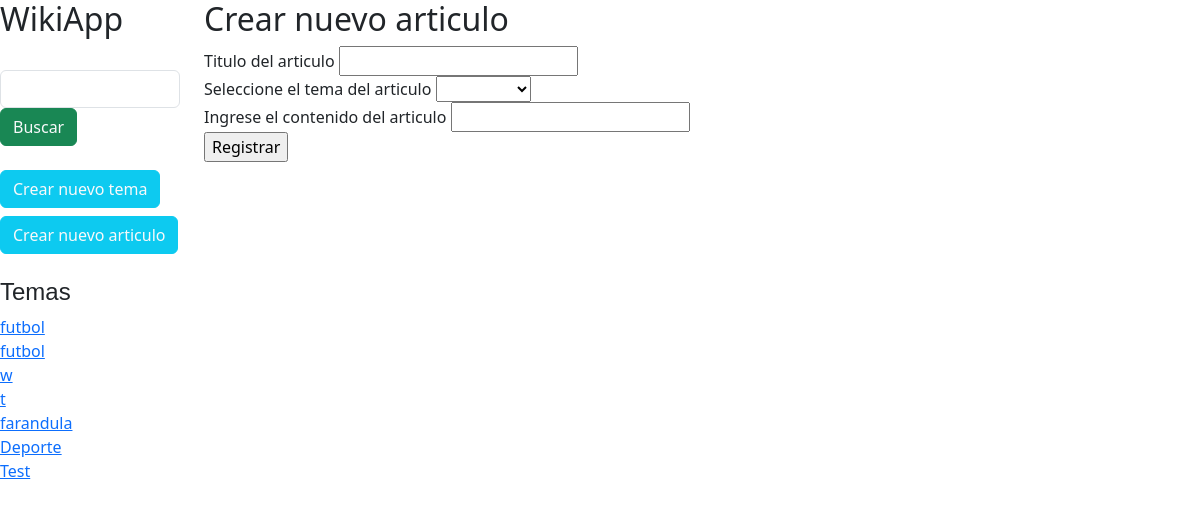
Screenshot of /nuevoArticulo with the database file from the repository.
### vistaPrincipal/models.py (models this page shows)
class tema(models.Model):
    nombreTema = models.CharField(max_length=128, null=True, blank=True)
    descripcionTema = models.CharField(max_length=512, null=True, blank=True)

### vistaPrincipal/views.py (the view, shortened to what this page needs)
# urls.py: path('nuevoArticulo', views.nuevoArticulo, name='nuevoArticulo'),
def nuevoArticulo(request):
    listaTemas = tema.objects.all().order_by('id')
    return render(request,'nuevoArticulo.html',{
        'listaTemas':listaTemas
    })

### vistaPrincipal/templates/nuevoArticulo.html (shortened to what this page needs)
{% extends "layout.html" %}
{% block contenido %}
    <h2>Crear nuevo articulo</h2>
    <form class="row" method="POST" action="{% url 'vistaPrincipal:nuevoArticulo' %}">
        <div>
            <label>Titulo del articulo</label>
            <input type="text" name="tituloArticulo" required>
        </div>
        <div>
            <label>Seleccione el tema del articulo</label>
            <select name="temaSeleccionado" required>
                <option value="" selected> </option>
                {% for temaInfo in listaTemas %}
                    <option value="{{ temaInfo.id }}"> {{ temaInfo.nombreTema }} </option>
                {% endfor %}
            </select>
        </div>
        <div>
            <label>Ingrese el contenido del articulo</label>
            <input type="text" name="contenidoArticulo">
        <div>
            <input type="submit" value="Registrar">
        </div>
    </form>
{% endblock %}

### vistaPrincipal/templates/layout.html (shortened to what this page needs)
<!DOCTYPE html>
<html>
    <head>
        <link href="https://cdn.jsdelivr.net/npm/bootstrap@5.3.0/dist/css/bootstrap.min.css" rel="stylesheet">
    </head>
    <body>
        <div class="row">
            <div class="col-lg-2">
                <h2 class="fw-medium">WikiApp</h2>
                <br>
                <form method="POST" action="{% url 'vistaPrincipal:vistaBusqueda' %}">
                    <input type="text" class="form-control" name="textoBusqueda">
                    <input type="submit" value="Buscar" class="btn btn-success text-light ">
                </form>
                <br>
                <div>
                    <a class="btn btn-info text-light" href="{% url 'vistaPrincipal:nuevoTema'  %}">Crear nuevo tema</a>
                </div>
                <div style="margin-top: 8px;">
                    <a class="btn btn-info text-light"  href="{% url 'vistaPrincipal:nuevoArticulo'  %}">Crear nuevo articulo</a>
                </div>
                <br>
                <div>
                    <h4 style="font-family: helvetica, Arial, sans-serif;">Temas</h4>
                    {% for temaInfo in listaTemas %}
                        <div>
                            <a href="{% url 'vistaPrincipal:vistaArticulosPorTemas' temaInfo.id %}">{{ temaInfo.nombreTema }}</a>
                        </div>
                    {% endfor %}
                </div>
            </div>
            <div class="col-lg-10">
                {% block contenido %}
                {% endblock %}
            </div>
        </div>
    </body>
</html>

### rows the page displays
tema: nombreTema "futbol"
tema: nombreTema "futbol"
tema: nombreTema "w"
tema: nombreTema "t"
tema: nombreTema "farandula"
tema: nombreTema "Deporte"
tema: nombreTema "Test"
